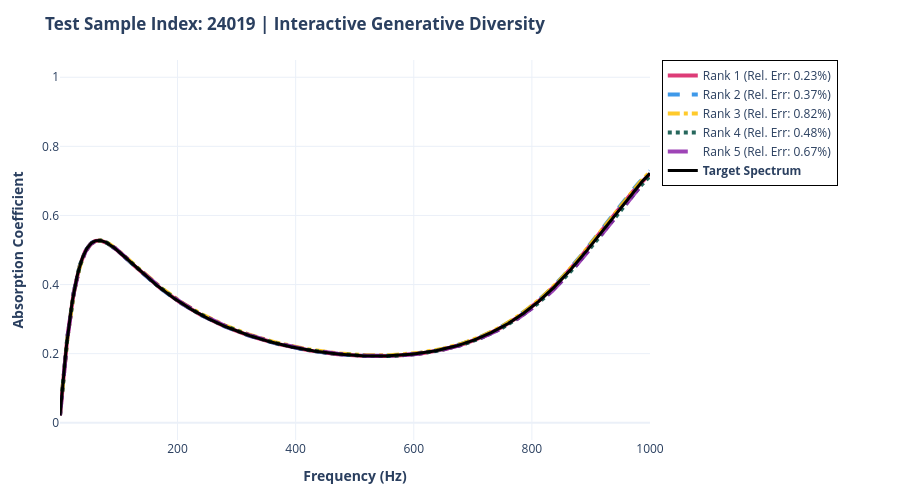
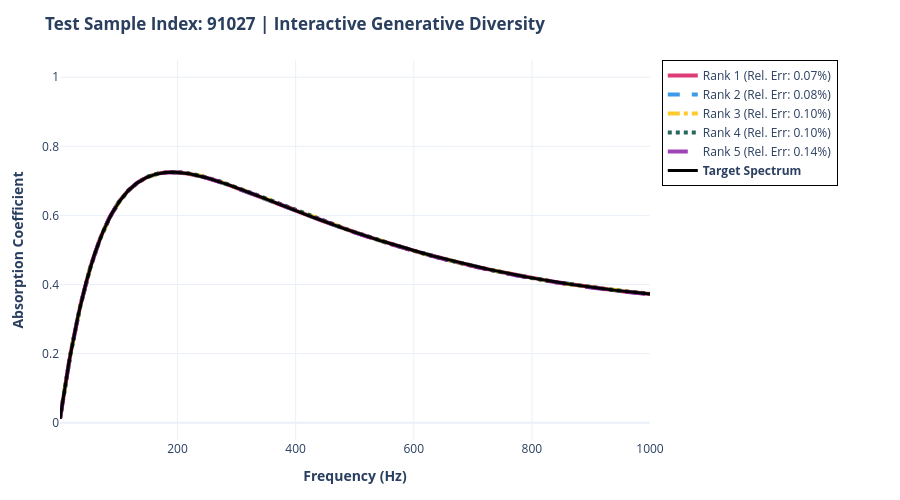
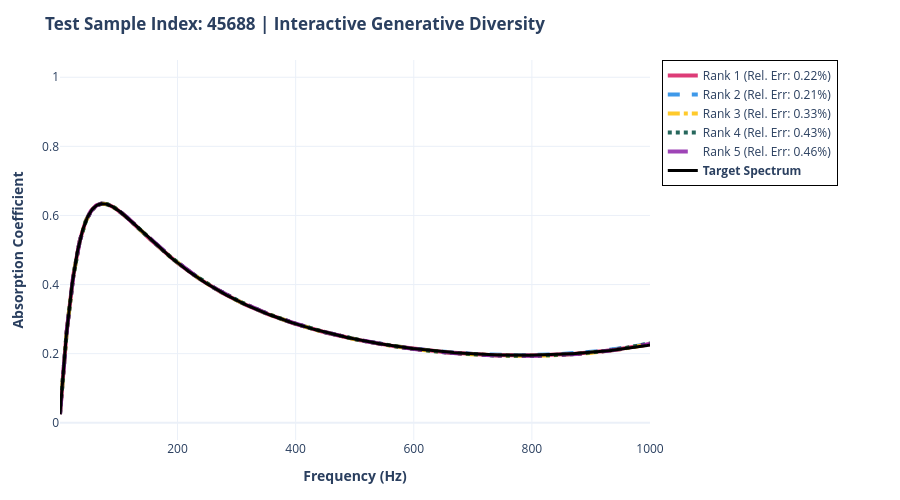
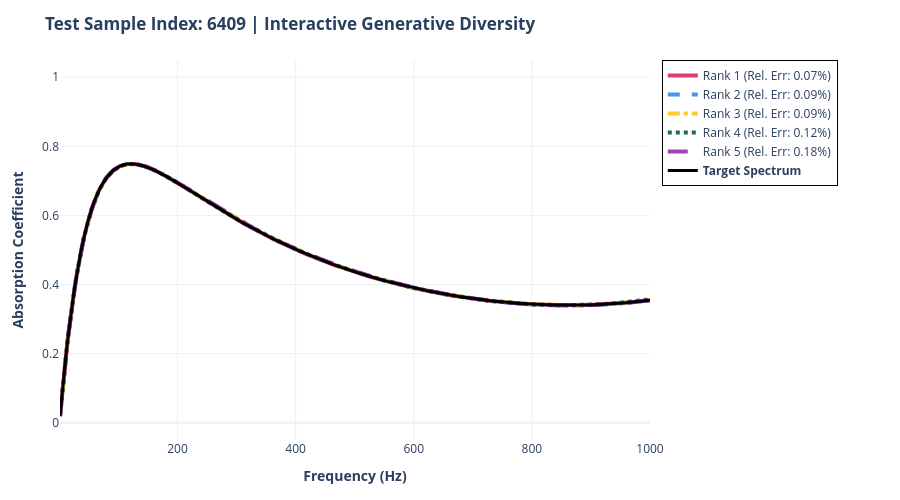

Notebook code cell kept with these figures, in order:
### Code cell
# ============================================================================
# 9. INTERACTIVE VISUALIZATION: TOP 5 CANDIDATES (PLOTLY)
# ============================================================================
import random
import numpy as np
import torch
import plotly.graph_objects as go

print("\n" + "="*80)
print("🎨 GENERATING INTERACTIVE TOP-5 CANDIDATE PLOTS")
print("="*80)

# Pick 5 random indices from the Test Set
num_samples_to_plot = 5
random_indices = random.sample(range(len(Y_test)), num_samples_to_plot)
num_candidates = 20
frequencies = np.arange(1, 1001)

model.eval()

# High-contrast publication colors and dash styles
colors = ['#D81B60', '#1E88E5', '#FFC107', '#004D40', '#8E24AA']
dash_styles = ['solid', 'dash', 'dashdot', 'dot', 'longdash']

for sample_idx in random_indices:
    target_spectrum = Y_test[sample_idx]
    
    # 1. Generate 20 candidates
    target_tensor = torch.FloatTensor(target_spectrum).unsqueeze(0).repeat(num_candidates, 1).to(device)
    z_random = torch.randn(num_candidates, 20).to(device)
    
    with torch.no_grad():
        generated_norm = model(z_random, target_tensor, rev=True)
        
    generated_params_raw = scaler_params.inverse_transform(generated_norm.cpu().numpy())
    generated_params = validate_and_clip_parameters(generated_params_raw)
    
    # 2. Forward simulate all 20 candidates
    simulated_spectra = batch_physics_evaluation(generated_params)
    
    # 3. Rank the candidates by RMSE
    rmses = np.sqrt(np.mean((simulated_spectra - target_spectrum) ** 2, axis=1))
    top_5_indices = np.argsort(rmses)[:5]
    
    # 4. Initialize the Interactive Plotly Figure
    fig = go.Figure()

    # Add the candidates first
    for rank, c_idx in enumerate(top_5_indices):
        cand_spectrum = simulated_spectra[c_idx]
        
        # Calculate Mean Relative Error
        epsilon = 1e-8
        rel_errors = np.abs(cand_spectrum - target_spectrum) / (np.abs(target_spectrum) + epsilon)
        mean_rel_error = np.mean(rel_errors) * 100
        
        fig.add_trace(go.Scatter(
            x=frequencies, 
            y=cand_spectrum,
            mode='lines',
            name=f'Rank {rank+1} (Rel. Err: {mean_rel_error:.2f}%)',
            line=dict(color=colors[rank], width=4, dash=dash_styles[rank]),
            opacity=0.85
        ))

   # Add the Target Spectrum last so it stays on top
    fig.add_trace(go.Scatter(
        x=frequencies, 
        y=target_spectrum,
        mode='lines',
        name='<b>Target Spectrum</b>',
        line=dict(color='black', width=3), # <--- THICKNESS IS HERE
        opacity=1.0
    ))

    # 5. Format the Interactive Layout
    fig.update_layout(
        title=f'<b>Test Sample Index: {sample_idx} | Interactive Generative Diversity</b>',
        xaxis_title='<b>Frequency (Hz)</b>',
        yaxis_title='<b>Absorption Coefficient</b>',
        template='plotly_white',
        hovermode='x unified', # Shows a vertical line with all values at the hovered frequency
        legend=dict(
            yanchor="top",
            y=1,
            xanchor="left",
            x=1.02, # Puts the legend completely outside the plot
            bgcolor="rgba(255,255,255,0.9)",
            bordercolor="black",
            borderwidth=1
        ),
        margin=dict(l=60, r=250, t=60, b=60), # Extra right margin for the legend
        height=500
    )
    
    # Ensure axes limits are strict
    fig.update_xaxes(range=[1, 1000])
    fig.update_yaxes(range=[-0.05, 1.05])

    # Render the plot inside the notebook
    fig.show()

### Figure 1 — Plotly figure (JSON) as saved in the notebook; plotly's stock layout.template omitted (floating-point values rounded to 4 significant figures; data arrays with more than 128 entries replaced by an {"elided": "..."} marker saying what was removed)
{"data": [{"line": {"color": "#D81B60", "dash": "solid", "width": 4}, "mode": "lines", "name": "Rank 1 (Rel. Err: 0.23%)", "opacity": 0.85, "type": "scatter", "x": {"elided": "1000 int values"}, "y": {"elided": "1000 float values"}}, {"line": {"color": "#1E88E5", "dash": "dash", "width": 4}, "mode": "lines", "name": "Rank 2 (Rel. Err: 0.37%)", "opacity": 0.85, "type": "scatter", "x": {"elided": "1000 int values"}, "y": {"elided": "1000 float values"}}, {"line": {"color": "#FFC107", "dash": "dashdot", "width": 4}, "mode": "lines", "name": "Rank 3 (Rel. Err: 0.82%)", "opacity": 0.85, "type": "scatter", "x": {"elided": "1000 int values"}, "y": {"elided": "1000 float values"}}, {"line": {"color": "#004D40", "dash": "dot", "width": 4}, "mode": "lines", "name": "Rank 4 (Rel. Err: 0.48%)", "opacity": 0.85, "type": "scatter", "x": {"elided": "1000 int values"}, "y": {"elided": "1000 float values"}}, {"line": {"color": "#8E24AA", "dash": "longdash", "width": 4}, "mode": "lines", "name": "Rank 5 (Rel. Err: 0.67%)", "opacity": 0.85, "type": "scatter", "x": {"elided": "1000 int values"}, "y": {"elided": "1000 float values"}}, {"line": {"color": "black", "width": 3}, "mode": "lines", "name": "<b>Target Spectrum</b>", "opacity": 1, "type": "scatter", "x": {"elided": "1000 int values"}, "y": {"elided": "1000 float values"}}], "layout": {"height": 500, "hovermode": "x unified", "legend": {"bgcolor": "rgba(255,255,255,0.9)", "bordercolor": "black", "borderwidth": 1, "x": 1.02, "xanchor": "left", "y": 1, "yanchor": "top"}, "margin": {"b": 60, "l": 60, "r": 250, "t": 60}, "title": {"text": "<b>Test Sample Index: 24019 | Interactive Generative Diversity</b>"}, "xaxis": {"range": [1, 1000], "title": {"text": "<b>Frequency (Hz)</b>"}}, "yaxis": {"range": [-0.05, 1.05], "title": {"text": "<b>Absorption Coefficient</b>"}}}}

### Figure 2 — Plotly figure (JSON) as saved in the notebook; plotly's stock layout.template omitted (floating-point values rounded to 4 significant figures; data arrays with more than 128 entries replaced by an {"elided": "..."} marker saying what was removed)
{"data": [{"line": {"color": "#D81B60", "dash": "solid", "width": 4}, "mode": "lines", "name": "Rank 1 (Rel. Err: 0.07%)", "opacity": 0.85, "type": "scatter", "x": {"elided": "1000 int values"}, "y": {"elided": "1000 float values"}}, {"line": {"color": "#1E88E5", "dash": "dash", "width": 4}, "mode": "lines", "name": "Rank 2 (Rel. Err: 0.08%)", "opacity": 0.85, "type": "scatter", "x": {"elided": "1000 int values"}, "y": {"elided": "1000 float values"}}, {"line": {"color": "#FFC107", "dash": "dashdot", "width": 4}, "mode": "lines", "name": "Rank 3 (Rel. Err: 0.10%)", "opacity": 0.85, "type": "scatter", "x": {"elided": "1000 int values"}, "y": {"elided": "1000 float values"}}, {"line": {"color": "#004D40", "dash": "dot", "width": 4}, "mode": "lines", "name": "Rank 4 (Rel. Err: 0.10%)", "opacity": 0.85, "type": "scatter", "x": {"elided": "1000 int values"}, "y": {"elided": "1000 float values"}}, {"line": {"color": "#8E24AA", "dash": "longdash", "width": 4}, "mode": "lines", "name": "Rank 5 (Rel. Err: 0.14%)", "opacity": 0.85, "type": "scatter", "x": {"elided": "1000 int values"}, "y": {"elided": "1000 float values"}}, {"line": {"color": "black", "width": 3}, "mode": "lines", "name": "<b>Target Spectrum</b>", "opacity": 1, "type": "scatter", "x": {"elided": "1000 int values"}, "y": {"elided": "1000 float values"}}], "layout": {"height": 500, "hovermode": "x unified", "legend": {"bgcolor": "rgba(255,255,255,0.9)", "bordercolor": "black", "borderwidth": 1, "x": 1.02, "xanchor": "left", "y": 1, "yanchor": "top"}, "margin": {"b": 60, "l": 60, "r": 250, "t": 60}, "title": {"text": "<b>Test Sample Index: 91027 | Interactive Generative Diversity</b>"}, "xaxis": {"range": [1, 1000], "title": {"text": "<b>Frequency (Hz)</b>"}}, "yaxis": {"range": [-0.05, 1.05], "title": {"text": "<b>Absorption Coefficient</b>"}}}}

### Figure 3 — Plotly figure (JSON) as saved in the notebook; plotly's stock layout.template omitted (floating-point values rounded to 4 significant figures; data arrays with more than 128 entries replaced by an {"elided": "..."} marker saying what was removed)
{"data": [{"line": {"color": "#D81B60", "dash": "solid", "width": 4}, "mode": "lines", "name": "Rank 1 (Rel. Err: 0.22%)", "opacity": 0.85, "type": "scatter", "x": {"elided": "1000 int values"}, "y": {"elided": "1000 float values"}}, {"line": {"color": "#1E88E5", "dash": "dash", "width": 4}, "mode": "lines", "name": "Rank 2 (Rel. Err: 0.21%)", "opacity": 0.85, "type": "scatter", "x": {"elided": "1000 int values"}, "y": {"elided": "1000 float values"}}, {"line": {"color": "#FFC107", "dash": "dashdot", "width": 4}, "mode": "lines", "name": "Rank 3 (Rel. Err: 0.33%)", "opacity": 0.85, "type": "scatter", "x": {"elided": "1000 int values"}, "y": {"elided": "1000 float values"}}, {"line": {"color": "#004D40", "dash": "dot", "width": 4}, "mode": "lines", "name": "Rank 4 (Rel. Err: 0.43%)", "opacity": 0.85, "type": "scatter", "x": {"elided": "1000 int values"}, "y": {"elided": "1000 float values"}}, {"line": {"color": "#8E24AA", "dash": "longdash", "width": 4}, "mode": "lines", "name": "Rank 5 (Rel. Err: 0.46%)", "opacity": 0.85, "type": "scatter", "x": {"elided": "1000 int values"}, "y": {"elided": "1000 float values"}}, {"line": {"color": "black", "width": 3}, "mode": "lines", "name": "<b>Target Spectrum</b>", "opacity": 1, "type": "scatter", "x": {"elided": "1000 int values"}, "y": {"elided": "1000 float values"}}], "layout": {"height": 500, "hovermode": "x unified", "legend": {"bgcolor": "rgba(255,255,255,0.9)", "bordercolor": "black", "borderwidth": 1, "x": 1.02, "xanchor": "left", "y": 1, "yanchor": "top"}, "margin": {"b": 60, "l": 60, "r": 250, "t": 60}, "title": {"text": "<b>Test Sample Index: 45688 | Interactive Generative Diversity</b>"}, "xaxis": {"range": [1, 1000], "title": {"text": "<b>Frequency (Hz)</b>"}}, "yaxis": {"range": [-0.05, 1.05], "title": {"text": "<b>Absorption Coefficient</b>"}}}}

### Figure 4 — Plotly figure (JSON) as saved in the notebook; plotly's stock layout.template omitted (floating-point values rounded to 4 significant figures; data arrays with more than 128 entries replaced by an {"elided": "..."} marker saying what was removed)
{"data": [{"line": {"color": "#D81B60", "dash": "solid", "width": 4}, "mode": "lines", "name": "Rank 1 (Rel. Err: 0.07%)", "opacity": 0.85, "type": "scatter", "x": {"elided": "1000 int values"}, "y": {"elided": "1000 float values"}}, {"line": {"color": "#1E88E5", "dash": "dash", "width": 4}, "mode": "lines", "name": "Rank 2 (Rel. Err: 0.09%)", "opacity": 0.85, "type": "scatter", "x": {"elided": "1000 int values"}, "y": {"elided": "1000 float values"}}, {"line": {"color": "#FFC107", "dash": "dashdot", "width": 4}, "mode": "lines", "name": "Rank 3 (Rel. Err: 0.09%)", "opacity": 0.85, "type": "scatter", "x": {"elided": "1000 int values"}, "y": {"elided": "1000 float values"}}, {"line": {"color": "#004D40", "dash": "dot", "width": 4}, "mode": "lines", "name": "Rank 4 (Rel. Err: 0.12%)", "opacity": 0.85, "type": "scatter", "x": {"elided": "1000 int values"}, "y": {"elided": "1000 float values"}}, {"line": {"color": "#8E24AA", "dash": "longdash", "width": 4}, "mode": "lines", "name": "Rank 5 (Rel. Err: 0.18%)", "opacity": 0.85, "type": "scatter", "x": {"elided": "1000 int values"}, "y": {"elided": "1000 float values"}}, {"line": {"color": "black", "width": 3}, "mode": "lines", "name": "<b>Target Spectrum</b>", "opacity": 1, "type": "scatter", "x": {"elided": "1000 int values"}, "y": {"elided": "1000 float values"}}], "layout": {"height": 500, "hovermode": "x unified", "legend": {"bgcolor": "rgba(255,255,255,0.9)", "bordercolor": "black", "borderwidth": 1, "x": 1.02, "xanchor": "left", "y": 1, "yanchor": "top"}, "margin": {"b": 60, "l": 60, "r": 250, "t": 60}, "title": {"text": "<b>Test Sample Index: 6409 | Interactive Generative Diversity</b>"}, "xaxis": {"range": [1, 1000], "title": {"text": "<b>Frequency (Hz)</b>"}}, "yaxis": {"range": [-0.05, 1.05], "title": {"text": "<b>Absorption Coefficient</b>"}}}}
